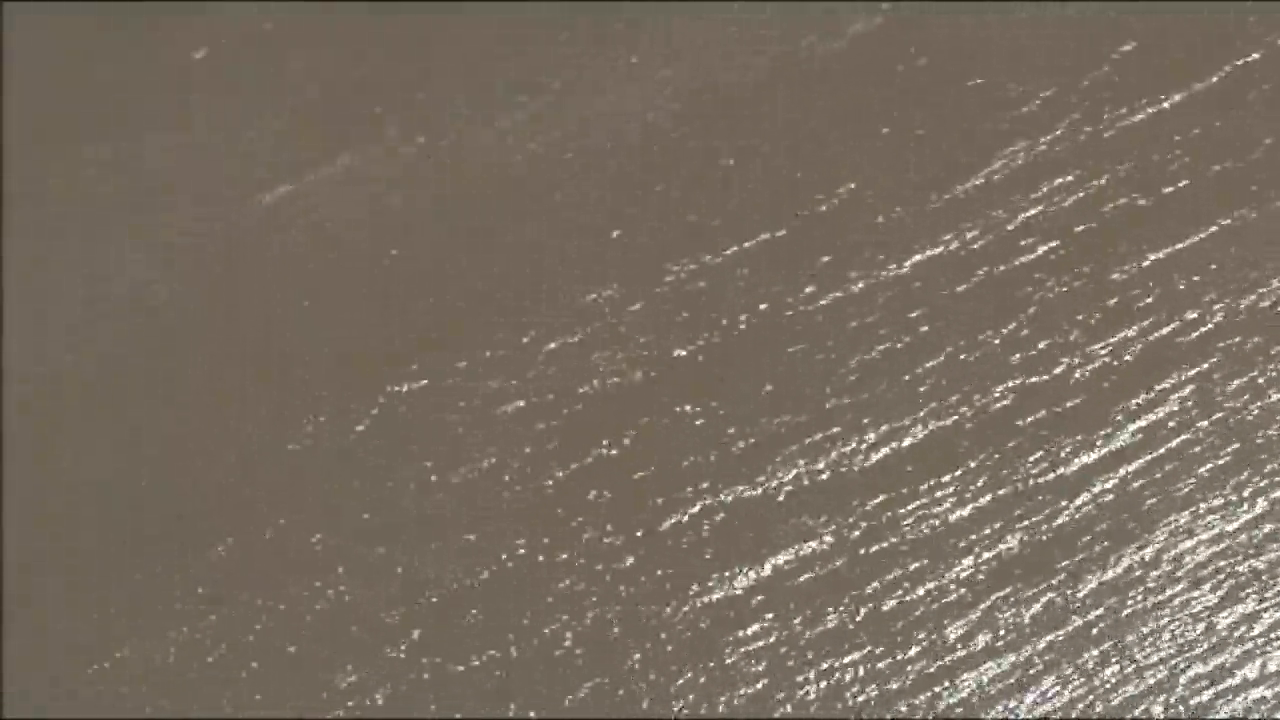
#> input picture frame 70 of analisis video/Videos Dron/PC124surfTrim203-2l.mp4, 1280 x 720 px, given in place of PC124surfTrim203-2.mp4, which was not available
$ jupyter execute 'Analisis video-Optical Flow-version 2.ipynb'   (text cells are left out)
#> lines starting #> are read from the running program, lines starting #| are printed output that depends on the picture; pictures that were not available may be replaced by others from this repository, and a replacement may not be noted
[cell 1]
import cv2
import numpy as np
import time

[cell 2]
#Importar video

fileName='PC124surfTrim203-2.mp4'
cap = cv2.VideoCapture(fileName)


cantidadFrames=50
#por que se usa un tipo de video sin ningun tipo de estabilizacion,
#el codigo funciona mejor con una cantidad muy limitada de frames


skipframes=0
#saltea una cantidad x de frames al inicio

[cell 3]
mask=0
# params for ShiTomasi corner detection
feature_params = dict( maxCorners = 100,
                       qualityLevel = 0.3,
                       minDistance = 7,
                       blockSize = 7 )
# Parameters for lucas kanade optical flow
lk_params = dict( winSize  = (15,15),
                  maxLevel = 2,
                  criteria = (cv2.TERM_CRITERIA_EPS | cv2.TERM_CRITERIA_COUNT, 10, 0.03))
# Create some random colors
color = np.random.randint(0,255,(100,3))

#numero de frames que saltea al inicio
while(skipframes):
    cap.read()
    skipframes-=1

# Take first frame and find corners in it
ret, old_frame = cap.read()
#> old_frame is the input picture: shape (720, 1280, 3); mean B, G, R 96.3, 108.7, 119.8
old_gray = cv2.cvtColor(old_frame, cv2.COLOR_BGR2GRAY)
p0 = cv2.goodFeaturesToTrack(old_gray, mask = None, **feature_params)
#> p0 = 100 rows, first 8: [947, 683], [1001, 632], [1161, 715], [1117, 666], [1172, 632], [959, 647], [639, 533], [1108, 683]

puntos=np.zeros([p0.shape[0],cantidadFrames+2,2])#arreglo de puntos para analizar

# Create a mask image for drawing purposes
mask = np.zeros_like(old_frame)
actualFrame=0
while(actualFrame<=cantidadFrames):
    actualFrame+=1
    ret,frame = cap.read()
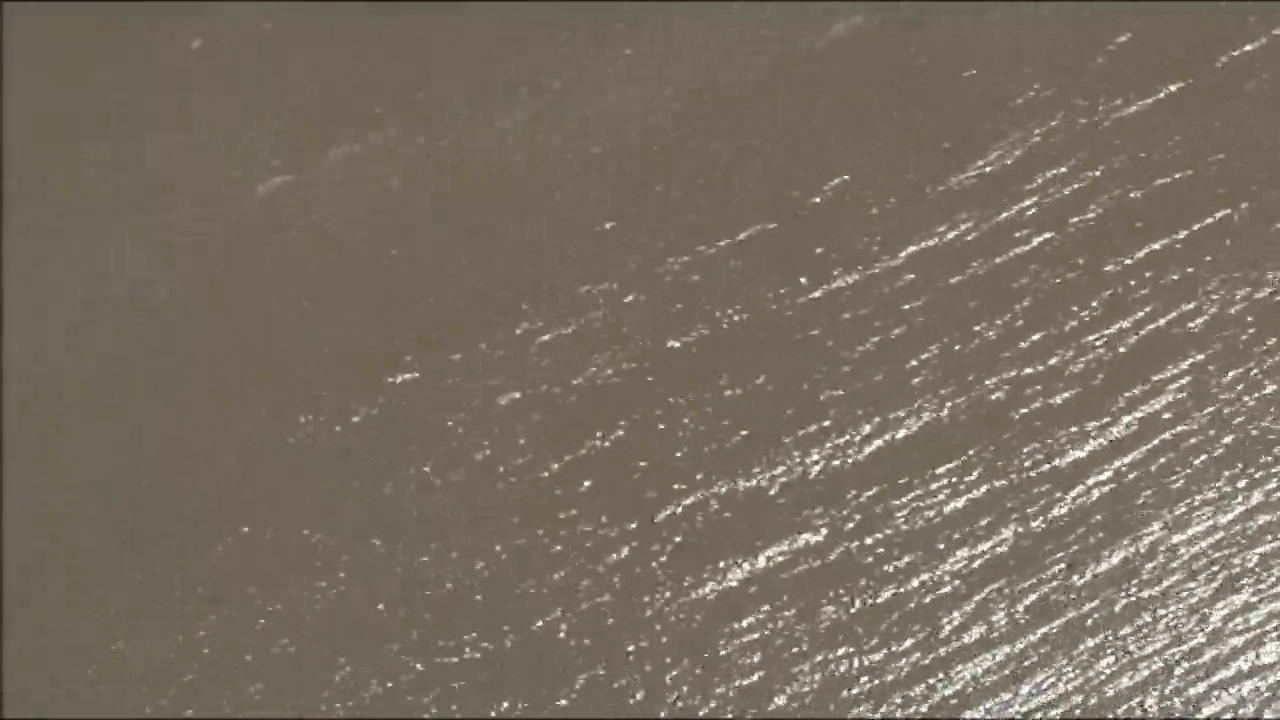
#> input picture frame 71 of analisis video/Videos Dron/PC124surfTrim203-2l.mp4, 1280 x 720 px, given in place of PC124surfTrim203-2.mp4, which was not available
#> frame is the input picture: shape (720, 1280, 3); mean B, G, R 96.8, 109.1, 120.4
    frame_gray = cv2.cvtColor(frame, cv2.COLOR_BGR2GRAY)
    # calculate optical flow
    p1, st, err = cv2.calcOpticalFlowPyrLK(old_gray, frame_gray, p0, None, **lk_params)
#> p1 = 100 rows, first 8: [941.4, 674.8], [995.5, 625.1], [1154.3, 707.7], [1112.3, 657.3], [1166.5, 624], [953.5, 638.8], [633.4, 524.9], [1102.7, 674.3]; st = 100 values from 1 to 1; err = 100 values, max 52.04 at index 9, min 4.05 at index 66, mean 17.33
    # Select good points
    good_new = p1[st==1]
#> good_new = 100 pairs, first value 633.4 to 1267.6, second value 306.4 to 715.8
    good_old = p0[st==1]
#> good_old = 100 pairs, first value 639 to 1272, second value 315 to 718


    #anaizar correspodencia entre puntos buenos viejos y nuevos
    if actualFrame==1:
        for a in range (0,good_old.shape[0]):#optimizar
            puntos[a,0,:]=good_old[a]

    cantidadPuntosNuevos,v =good_new.shape
    for pos in range (0, cantidadPuntosNuevos):
        for pospuntos in range (0,puntos.shape[0]):
            x=puntos[pospuntos,actualFrame-1,0]-good_new[pos,0]#distancia en x
            y=puntos[pospuntos,actualFrame-1,1]-good_new[pos,1]#distancia en y
            dist=np.linalg.norm([x,y])#distancia entre los 2 puntos
            if dist<10:#si la distancia es menor a 10 "pixeles" coloca el punto como coincidente con el anterior
                puntos[pospuntos,actualFrame]=good_new[pos]

                #if puntos[pospuntos,actualFrame]==[0,0]:
                #    puntos[pospuntos,actualFrame]=good_new[pos]
                #else:
                #    comparar cual tiene distancia minima con el punto anterior


    #time.sleep(2)#pausa para ver el programa

    # draw the tracks
    for i,(new,old) in enumerate(zip(good_new,good_old)):
        a,b = new.ravel()
        c,d = old.ravel()
        mask = cv2.line(mask, (a,b),(c,d), color[i].tolist(), 2)
        frame = cv2.circle(frame,(a,b),5,color[i].tolist(),-1)
#> this loop made 100 passes
#> (a, b, c, d) on passes 1 to 8: (941.4, 674.8, 947, 683), (995.5, 625.1, 1001, 632), (1154.3, 707.7, 1161, 715), (1112.3, 657.3, 1117, 666), (1166.5, 624, 1172, 632), (953.5, 638.8, 959, 647), (633.4, 524.9, 639, 533), (1102.7, 674.3, 1108, 683)
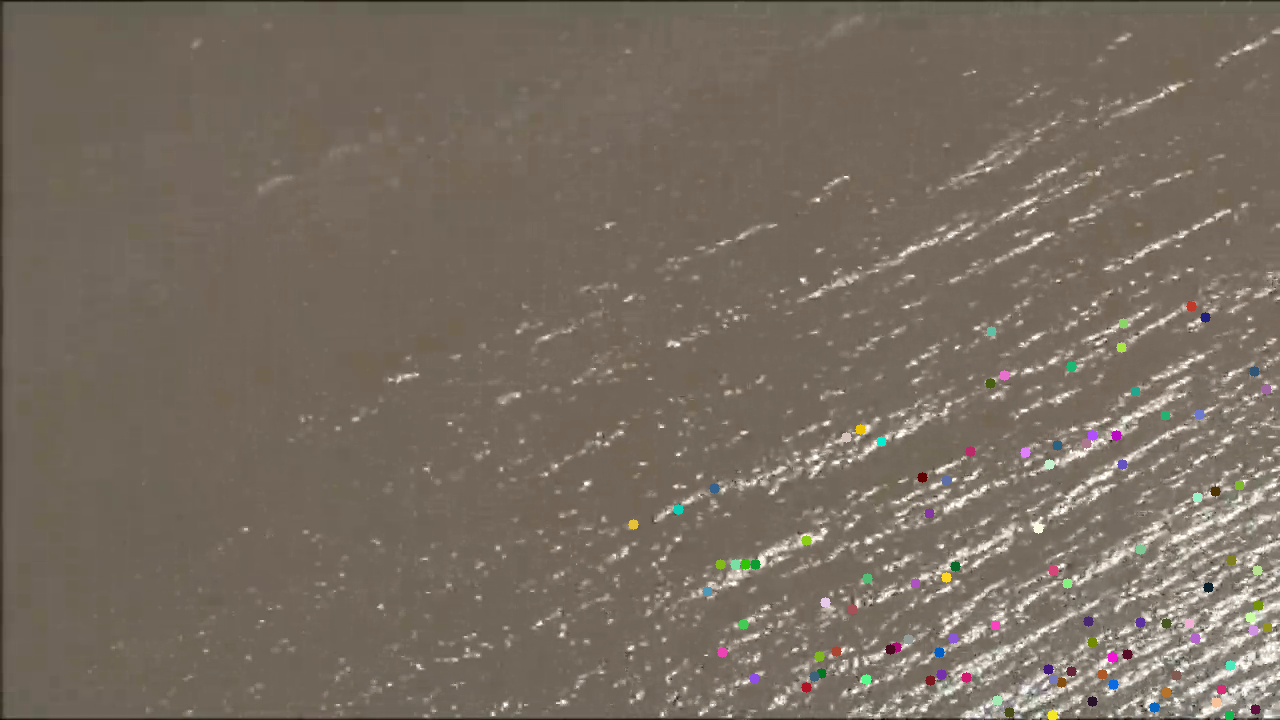
#> frame: shape (720, 1280, 3); mean B, G, R 96.6, 108.8, 120
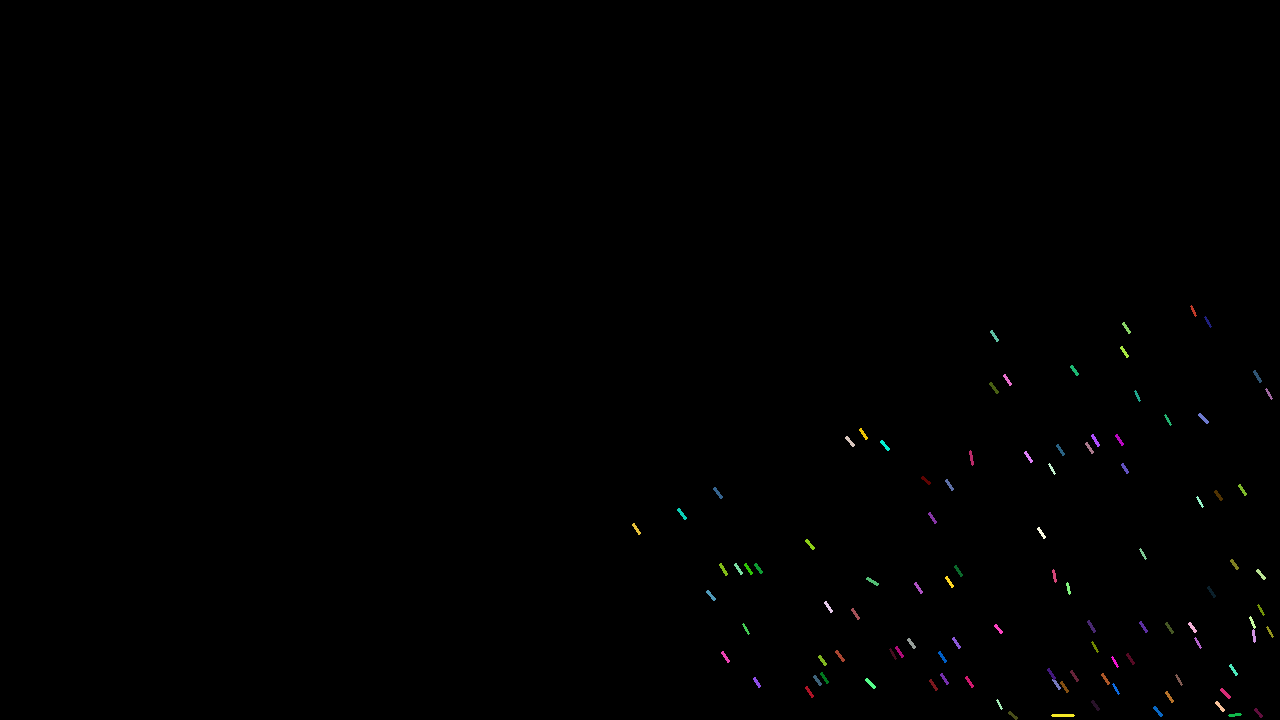
#> mask: shape (720, 1280, 3); mean of channels 0, 1, 2 0.5, 0.5, 0.5; drawn as B, G, R
    img = cv2.add(frame,mask)
    cv2.imshow('frame',img)

    k = cv2.waitKey(30) & 0xff
#> (key Esc is pressed here)
    if k == 27:
        break
    # Now update the previous frame and previous points
    old_gray = frame_gray.copy()
    p0 = good_new.reshape(-1,1,2)
cv2.destroyAllWindows()
cap.release()

[cell 4]
cv2.imshow('asd',old_frame)

[cell 5]
#limpia ordena los puntos y quita las filas con solo 0
puntosLimp=puntos[:,~np.all(puntos == 0, axis=0)]
#> puntosLimp = 100 rows, first 6: [947, 683, 941.4, 674.8], [1001, 632, 995.5, 625.1], [1161, 715, 1154.3, 707.7], [1117, 666, 1112.3, 657.3], [1172, 632, 1166.5, 624], [959, 647, 953.5, 638.8]
puntosLimp2=puntosLimp[~np.all(puntosLimp == 0, axis=1)]
#> puntosLimp2 has the same summary as puntosLimp
puntosLimp2.shape#los ordeno en un arreglo de 2 dimension para poder guardar el archivo mas facil

[cell 6]
#calculo del angulo y modulo de desplazamiento de los puntos
angulo=np.zeros(puntosLimp2.shape[0])
modulo=np.zeros(puntosLimp2.shape[0])

for pos in range (2, puntosLimp2.shape[0]):
    contador=0
    mod=0
    ang=0
    for elemento in range (2,puntosLimp2.shape[1],2):
        if puntosLimp2[pos,elemento]!=0:
            contador+=1
            x=puntosLimp2[pos,elemento-2]-puntosLimp2[pos,elemento]
            y=puntosLimp2[pos,elemento-1]-puntosLimp2[pos,elemento+1]
            mod+=np.linalg.norm([x,y])#distancia entre los 2 puntos
            ang+=np.angle(x+y*1j,deg=True)

    if contador!=0:
        modulo[pos]=mod/contador
        angulo[pos]=ang/contador
#> after the loop, angulo = 100 values, max 116.9 at index 54, min -166.9 at index 7, mean 29.06; modulo = 100 values, max 10 at index 98, min 0 at index 0, mean 5.73

#obtengo los mismos modulos y angulo con diferentes cantidades de muestras de frames para el mismo momento en el video

[cell 7]
anguloprom=np.average(angulo)
#> anguloprom = 29.06
anguloprom
#> Out = 29.06

[cell 8]
moduloprim=np.average(modulo)
#> moduloprim = 5.73
moduloprim
#> Out = 5.73

[cell 9]
puntosLimp=puntos[~np.all(puntos == 0, axis=2)]
#> puntosLimp = 163 pairs, first value 633.4 to 1272, second value 306.4 to 718
puntosLimp.shape

$ run again, starting later in the video
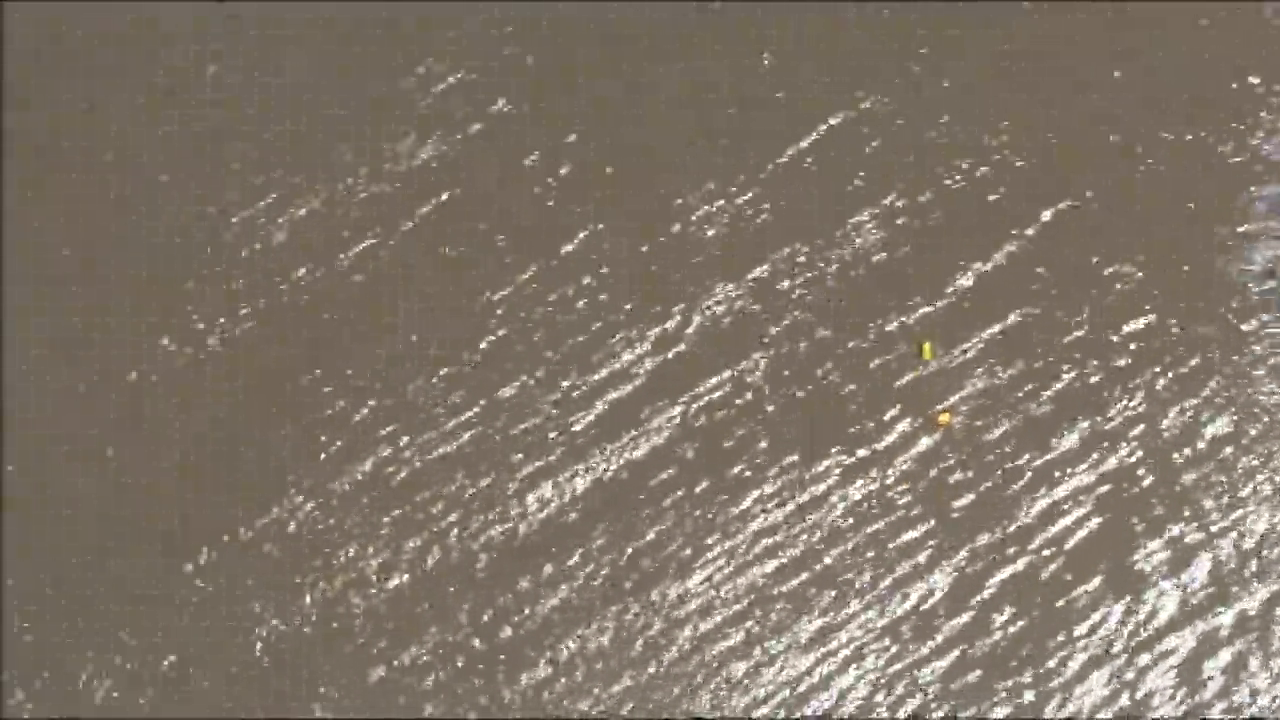
#> input picture frame 317 of analisis video/Videos Dron/PC124surfTrim203-2l.mp4, 1280 x 720 px, given in place of PC124surfTrim203-2.mp4, which was not available
#> old_frame is the input picture: shape (720, 1280, 3); mean B, G, R 104.8, 117.3, 128.5
#> p0 = 100 rows, first 8: [1132, 346], [1169, 374], [850, 520], [1057, 474], [607, 469], [482, 345], [875, 714], [1128, 403]
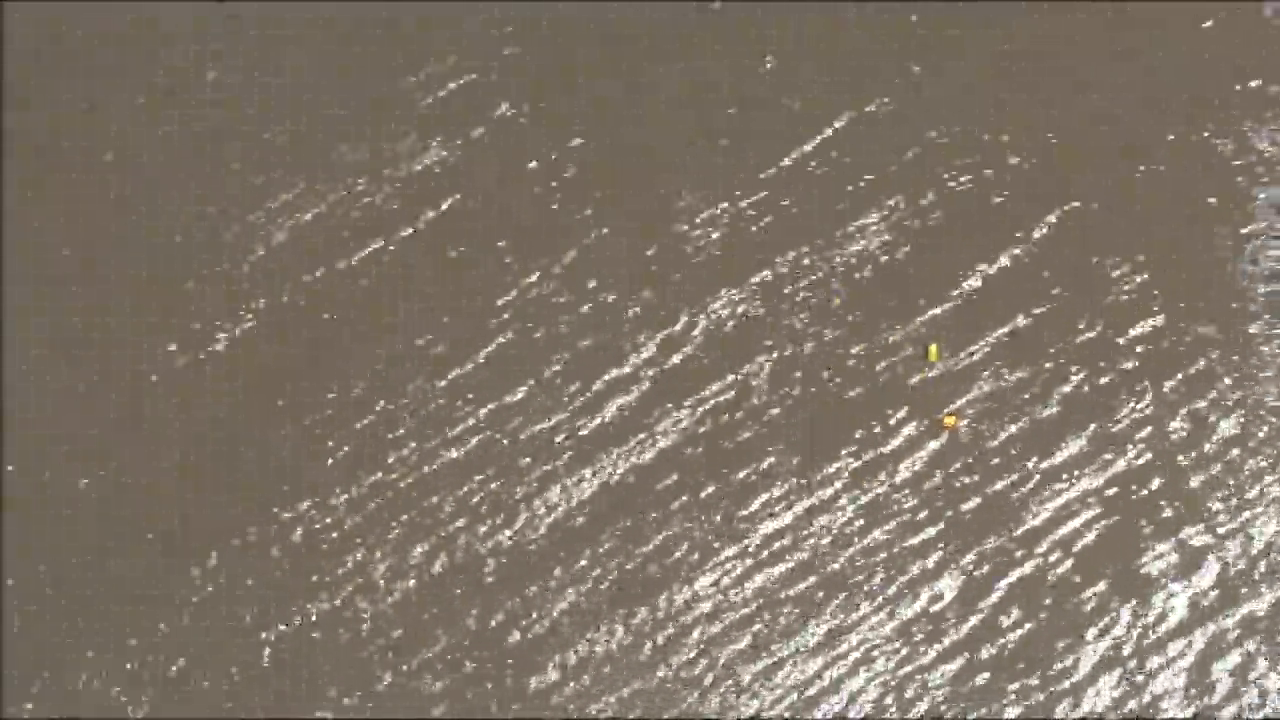
#> input picture frame 318 of analisis video/Videos Dron/PC124surfTrim203-2l.mp4, 1280 x 720 px, given in place of PC124surfTrim203-2.mp4, which was not available
#> frame is the input picture: shape (720, 1280, 3); mean B, G, R 104.6, 117.1, 128.3
#> p1 = 100 rows, first 8: [1138.4, 348.7], [1178.4, 375.3], [860.5, 521], [1064.4, 476.5], [613.4, 472.8], [479.9, 356.4], [888.4, 714], [1135.3, 405.3]; st = 100 values, max 1 at index 0, min 0 at index 13, mean 0.97; err = 100 values, max 7.1e+22 at index 54, min 3.09e-41 at index 43, mean 7.1e+20
#> good_new = 97 pairs, first value 330.2 to 1273.2, second value 65.41 to 719.9
#> good_old = 97 pairs, first value 323 to 1266, second value 62 to 715
#> the loop `for i,(new,old) in enumerate(zip(good_new,good_old)):` made 97 passes
#> (a, b, c, d) on passes 1 to 8: (1138.4, 348.7, 1132, 346), (1178.4, 375.3, 1169, 374), (860.5, 521, 850, 520), (1064.4, 476.5, 1057, 474), (613.4, 472.8, 607, 469), (479.9, 356.4, 482, 345), (888.4, 714, 875, 714), (1135.3, 405.3, 1128, 403)
#> after the loop `for i,(new,old) in enumerate(zip(good_new,good_old)):`:
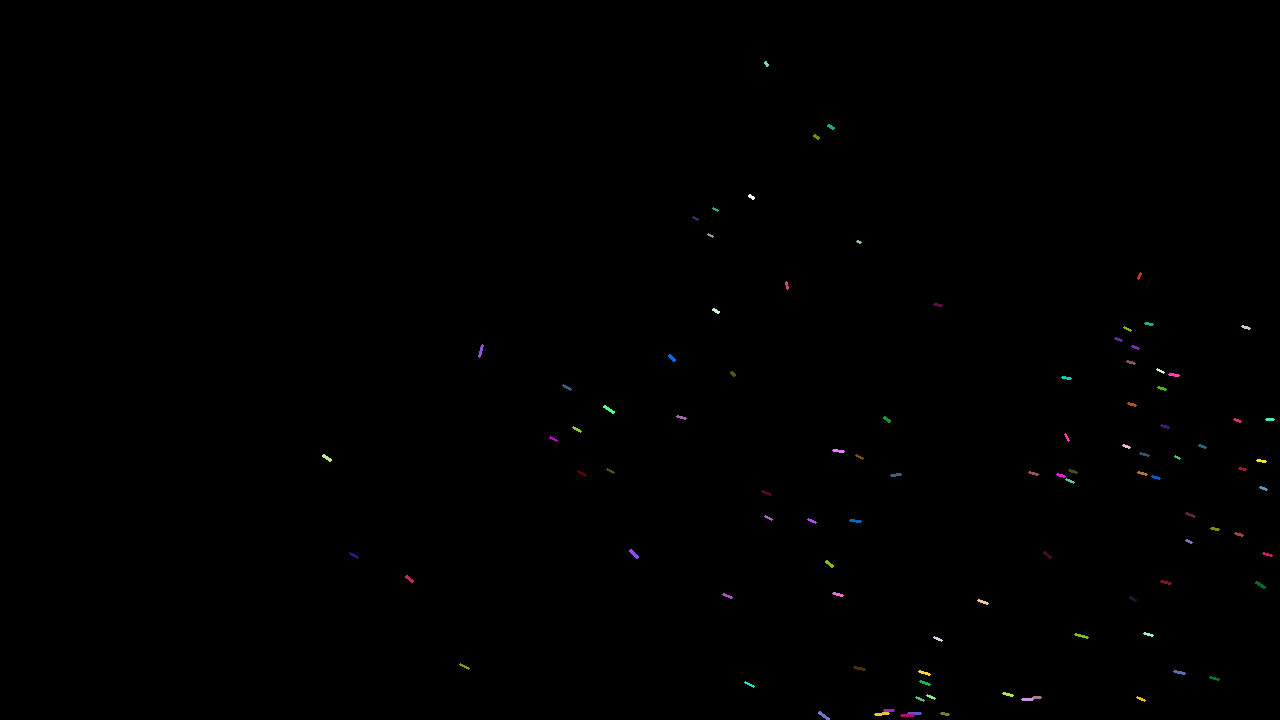
#> mask: shape (720, 1280, 3); mean of channels 0, 1, 2 0.3, 0.4, 0.4; drawn as B, G, R
#> `puntosLimp=puntos[:,~np.all(puntos == 0, axis=0)]`: puntosLimp = 100 rows, first 6: [1132, 346, 1138.4, 348.7], [1169, 374, 1163.2, 372.2], [850, 520, 0, 0], [1057, 474, 1064.4, 476.5], [607, 469, 613.4, 472.8], [482, 345, 0, 0]
#> puntosLimp2 = 97 rows, first 6: [1132, 346, 1138.4, 348.7], [1169, 374, 1163.2, 372.2], [850, 520, 0, 0], [1057, 474, 1064.4, 476.5], [607, 469, 613.4, 472.8], [482, 345, 0, 0]
#> after the loop `for pos in range (2, puntosLimp2.shape[0]):`: angulo = 97 values, max 174.4 at index 53, min -178.2 at index 23, mean -117.8; modulo = 97 values, max 9.78 at index 60, min 0 at index 0, mean 6.22
#> anguloprom = -117.8
#> moduloprim = 6.22
#> `puntosLimp=puntos[~np.all(puntos == 0, axis=2)]`: puntosLimp = 179 pairs, first value 323 to 1273.2, second value 62 to 715.1
